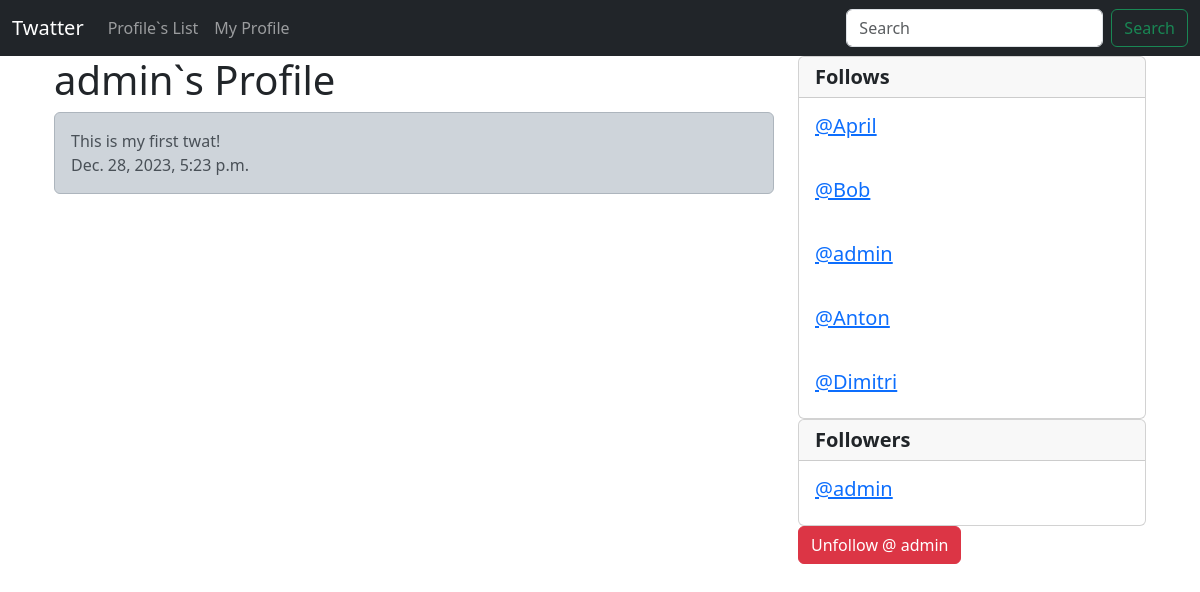
/profile/1/ (signed in), run on the app's committed database.
### twat/models.py (models this page shows, shortened)
class Profile(models.Model):
    user = models.OneToOneField(User, on_delete=models.CASCADE)
    bio = models.TextField(max_length=500, blank=True)
    follows = models.ManyToManyField(
        "self", symmetrical=False, related_name="followers", blank=True
    )
    date_modified = models.DateTimeField(User, auto_now=True)
    def __str__(self):
        return self.user.username

class Twat(models.Model):
    user = models.ForeignKey(User, on_delete=models.DO_NOTHING, related_name="twats")
    content = models.TextField(max_length=140)
    date_posted = models.DateTimeField(auto_now_add=True)
    likes = models.ManyToManyField(User, related_name="likes", blank=True)

### twat/views.py (the view, shortened to what this page needs)
# urls.py: path("profile/<int:pk>/", views.profile, name="profile"),
def profile(request, pk):
    if request.user.is_authenticated:
        twats = Twat.objects.all().filter(user_id=pk).order_by("-date_posted")
        profile = Profile.objects.get(user_id=pk)
        context = {"profile": profile, "twats": twats}
        return render(request, "twat/profile.html", context)
    else:
        messages.success(request, "You must be logged in to view this page.")
        return redirect("twat:index")

### templates/twat/profile.html (shortened to what this page needs)
{% extends "partials/base.html" %}
{% block content %}
    {% if profile %}
    <div class="container">
        <div class="row">
            <div class="col-8">
                <h1>{{ profile.user.username}}`s Profile</h1>
                {% if twats %}
                    {% for twat in twats%}
                        <div class="alert alert-dark" role="alert">
                        {{ twat.content}}
                        <br>
                        {{ twat.date_posted}}
                        </div>
                    {% endfor %}
                {% endif %}
            </div>
            <div class="col-4">
                <div class="card">
                    <h5 class="card-header"><strong>Follows</strong></h5>
                    {% for following in profile.follows.all %}
                    <div class="card-body">
                        <h5 class="card-title"><a href="{% url 'twat:profile' following.user.pk %}"> @{{ following }} </a></h5>
                    </div>
                    {% endfor %}
                </div>
                <div class="card">
                    <h5 class="card-header"><strong>Followers</strong></h5>
                    {% for follower in profile.followers.all %}
                    <div class="card-body">
                        <h5 class="card-title"><a href="{% url 'twat:profile' follower.user.pk %}"> @{{ follower }} </a> </a></h5>
                    </div>
                    {% endfor %}
                </div>
                        <form method="POST" >
                            {% if profile in user.profile.follows.all %}
                                <button type="submit" class="btn btn-danger" name="follow-btn" value="unfollow">Unfollow @ {{ profile.user.username | lower}}</button>
                            {% else %}
                                <button type="submit" class="btn btn-primary" name="follow-btn" value="follow">Follow @{{ profile.user.username | lower}}</button>
                            {% endif%}
                            </form>
            </div>
        </div>
    </div>
    {% endif %}
{% endblock content %}

### data on the page
Profile: user.username "admin"
Twat: content "This is my first twat!", date_posted "Dec. 28, 2023, 5:23 p.m."
Profile: user.username "April"
Profile: user.username "Bob"
Profile: user.username "Anton"
Profile: user.username "Dimitri"
